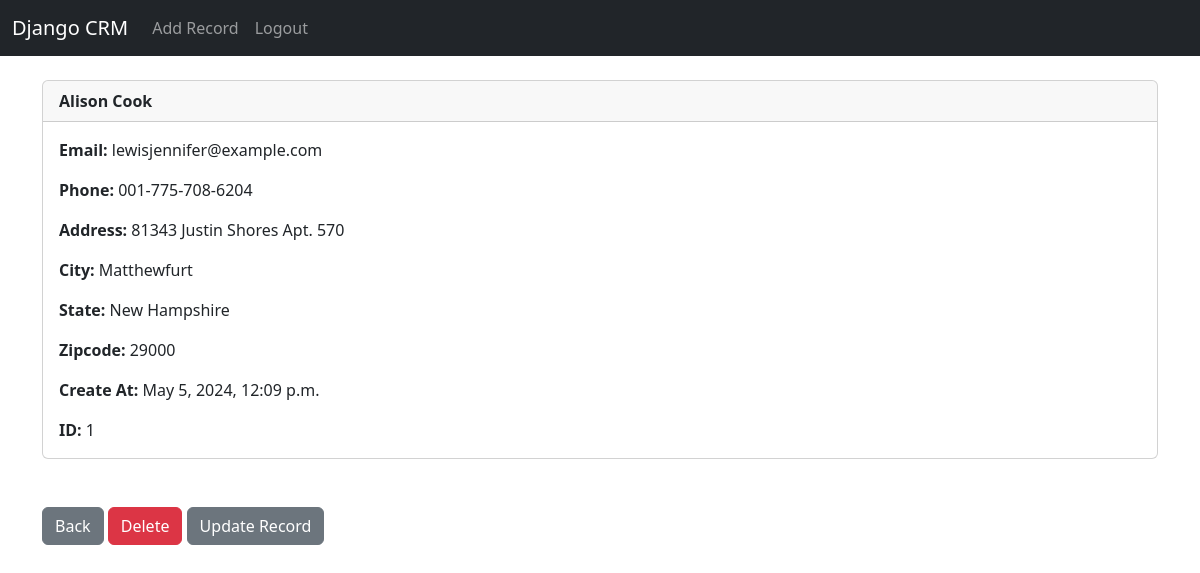
The page /record/1 (signed in) on the database its author committed.
### website/models.py (models this page shows, shortened)
class Record(models.Model):
    created_at = models.DateTimeField(auto_now_add=True)
    first_name = models.CharField(max_length=50)
    last_name =  models.CharField(max_length=50)
    email =  models.CharField(max_length=100)
    phone = models.CharField(max_length=20)
    address =  models.CharField(max_length=100)
    city =  models.CharField(max_length=50)
    state =  models.CharField(max_length=50)
    zipcode =  models.CharField(max_length=20)

### website/views.py (the view)
# urls.py: path('record/<int:pk>', views.customer_record, name='record'),
def customer_record(request, pk):
	if request.user.is_authenticated:
		customer_record = Record.objects.get(id=pk)
		return render(request, 'record.html', {'customer_record':customer_record})
	else:
		messages.success(request, "You Must Be Logged In To View That Page...")
		return redirect('home')

### website/templates/record.html
{% extends 'base.html' %}
{% block content %}
<div class="card">
    <div class="card-header">
        <strong>
            {{ customer_record.first_name }}
            {{ customer_record.last_name }}
        </strong>
    </div>
    <div class="card-body">
        <p class="card-text">
            <strong>Email: </strong>{{ customer_record.email }}
        </p>
        <p class="card-text">
            <strong>Phone: </strong>{{ customer_record.phone }}
        </p>
        <p class="card-text">
            <strong>Address: </strong>{{ customer_record.address }}
        </p>
        <p class="card-text">
            <strong>City: </strong>{{ customer_record.city }}
        </p>
        <p class="card-text">
            <strong>State: </strong>{{ customer_record.state }}
        </p>
        <p class="card-text">
            <strong>Zipcode: </strong>{{ customer_record.zipcode }}
        </p>
        <p class="card-text">
            <strong>Create At: </strong>{{ customer_record.created_at }}
        </p>
        <p class="card-text">
            <strong>ID: </strong>{{ customer_record.id }}
        </p>
    </div>
</div>
<br /><br />
<a href="{% url 'home' %}" class="btn btn-secondary">Back</a>
<a href="{% url 'delete_record' customer_record.id %}" class="btn btn-danger">Delete</a>
<a href="{% url 'update_record' customer_record.id%}" class="btn btn-secondary">Update Record</a>
{% endblock %}

### rows shown on the page
Record: first_name "Alison", last_name "Cook", email "lewisjennifer@example.com", phone "001-775-708-6204", address "81343 Justin Shores Apt. 570", city "Matthewfurt", state "New Hampshire", zipcode "29000", created_at "May 5, 2024, 12:09 p.m.", id "1"
